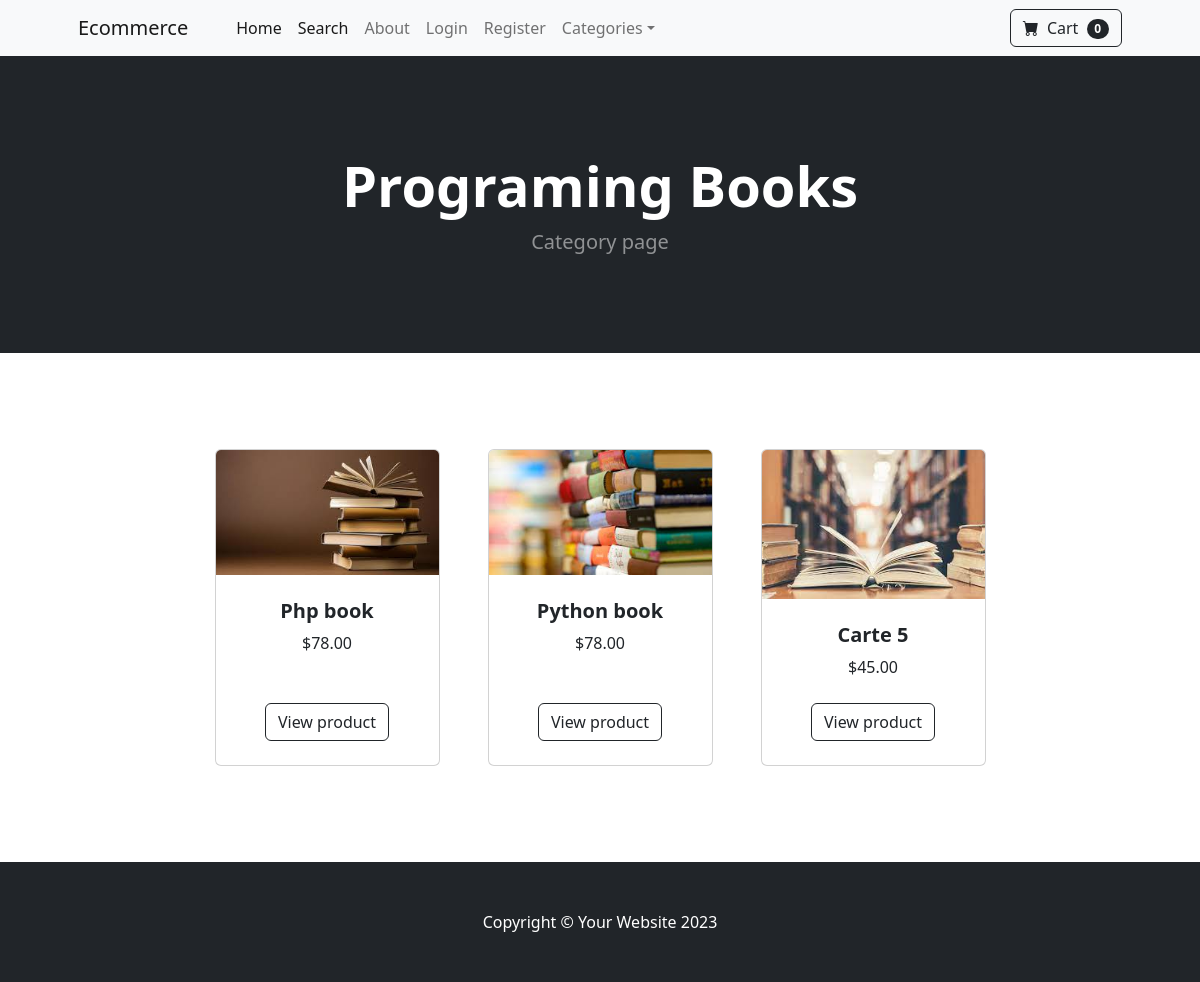
/category/Programing Books, run on the app's committed database.
### store/models.py (models this page shows, shortened)
class Category(models.Model):
    name = models.CharField(max_length=50)
    def __str__(self):
        return self.name
    class Meta:
        verbose_name_plural = 'categories'

class Product(models.Model):
    name = models.CharField(max_length=100)
    price = models.DecimalField(default=0, decimal_places=2, max_digits=10)
    category = models.ForeignKey(Category, on_delete=models.CASCADE, default=1)
    description = models.CharField(max_length=250, default='', blank=True, null=True)
    image = models.ImageField(upload_to='uploads/product/')
    is_sale = models.BooleanField(default=False)
    sale_price = models.DecimalField(default=0, decimal_places=2, max_digits=10)

### store/views.py (the view)
# urls.py: path('category/<str:foo>', views.category, name='category'),
def category(request, foo):
    foo = foo.replace('-', ' ')
    try:
        category = Category.objects.get(name=foo)
        products = Product.objects.filter(category=category)
        return render(request, 'category.html', {'products':products, 'category':category})
    except:
        messages.success(request, "That category dosen't exist")
        return redirect('home')

### cart/cart.py (called while the page is built)
    def __len__(self):
        return len(self.cart)

### cart/context_processor.py (called while the page is built)
def cart(request):
    return {'cart':Cart(request)}

### store/templates/category.html (shortened to what this page needs)
{% extends 'base.html' %}
{% block content %}
<header class="bg-dark py-5">
    <div class="container px-4 px-lg-5 my-5">
        <div class="text-center text-white">
            <h1 class="display-4 fw-bolder">{{category}}</h1>
            <p class="lead fw-normal text-white-50 mb-0">Category page</p>
        </div>
    </div>
</header>
<section class="py-5">
    <div class="container px-4 px-lg-5 mt-5">
        <div class="row gx-4 gx-lg-5 row-cols-2 row-cols-md-3 row-cols-xl-4 justify-content-center">
            {% for product in products %}
            {% if product.is_sale %}
            <div class="col mb-5">
                <div class="card h-100">
                    <div class="badge bg-dark text-white position-absolute" style="top: 0.5rem; right: 0.5rem">Sale
                    </div>
                    <img class="card-img-top" src="{{ product.image.url }}" alt="..." />
                    <div class="card-body p-4">
                        <div class="text-center">
                            <h5 class="fw-bolder">{{ product.name }}</h5>
                            <div class="d-flex justify-content-center small text-warning mb-2">
                                <div class="bi-star-fill"></div>
                                <div class="bi-star-fill"></div>
                                <div class="bi-star-fill"></div>
                                <div class="bi-star-fill"></div>
                                <div class="bi-star-fill"></div>
                            </div>
                            <span class="text-muted text-decoration-line-through">${{ product.price }}</span>
                            ${{ product.sale_price }}
                        </div>
                    </div>
                    <div class="card-footer p-4 pt-0 border-top-0 bg-transparent">
                        <div class="text-center"><a class="btn btn-outline-dark mt-auto" href="{% url 'product' product.id %}">View product</a></div>
                    </div>
                </div>
            </div>
            {% else %}
            <div class="col mb-5">
                <div class="card h-100">
                    <img class="card-img-top" src="{{ product.image.url }}" alt="..." />
                    <div class="card-body p-4">
                        <div class="text-center">
                            <h5 class="fw-bolder">{{ product.name }}</h5>
                            ${{ product.price }}
                        </div>
                    </div>
                    <div class="card-footer p-4 pt-0 border-top-0 bg-transparent">
                        <div class="text-center"><a class="btn btn-outline-dark mt-auto" href="{% url 'product' product.id %}">View product</a></div>
                    </div>
                </div>
            </div>
            {% endif %}
            {% endfor %}
        </div>
    </div>
</section>
{% endblock %}

### data on the page
Category: name "Programing Books"
Product: image (picture), name "Php book", price "78.00"
Product: image (picture), name "Python book", price "78.00"
Product: image (picture), name "Carte 5", price "45.00"

### other printed values
{{ cart|length }} "0"
